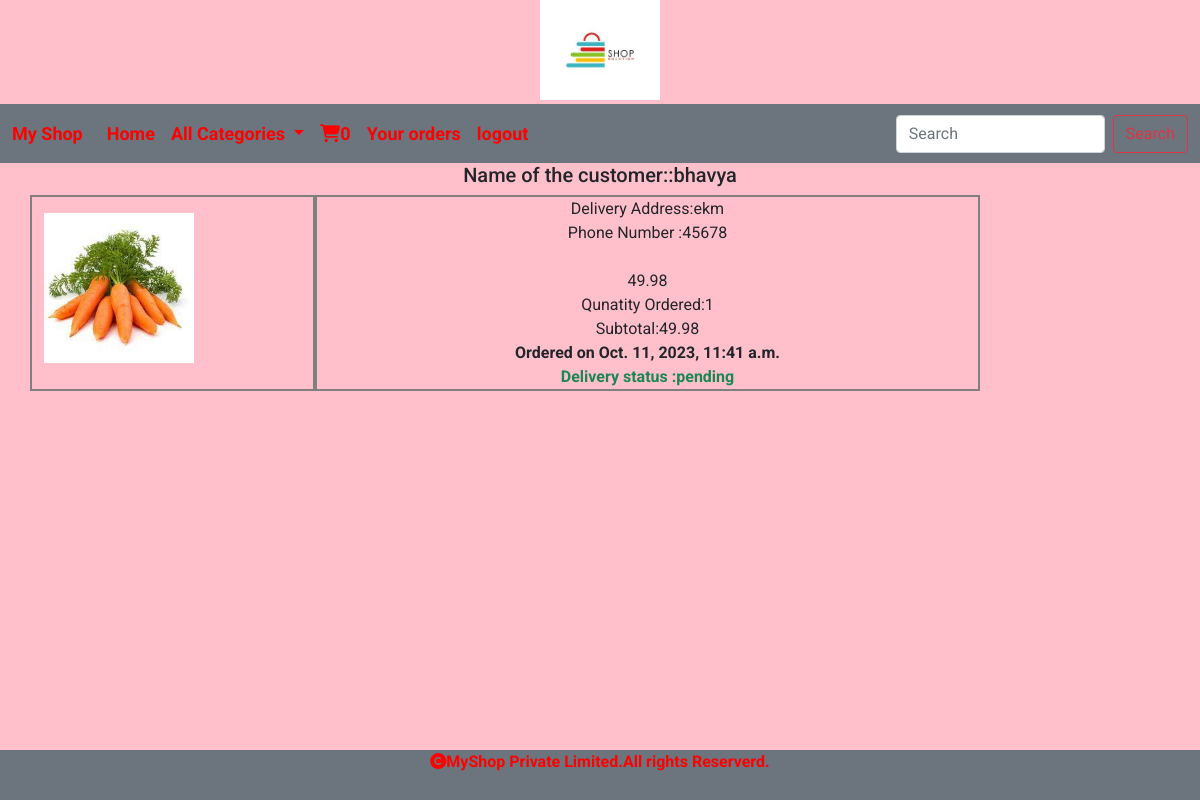
/cart/orderview (signed in), run on the app's committed database.
### cart/models.py (models this page shows, shortened)
class Order(models.Model):
    product = models.ForeignKey(Product,on_delete=models.CASCADE)
    user = models.ForeignKey(User,on_delete=models.CASCADE)
    noofitems=models.IntegerField()
    address=models.TextField(max_length=200)
    phone=models.CharField(max_length=200)
    order_status=models.CharField(max_length=20,default="pending")
    delivery_status=models.CharField(max_length=30,default="pending")
    date_added=models.DateTimeField(auto_now=True)
    def subtotal(self):
        return self.noofitems*self.product.price

### shop/models.py (models this page shows, shortened)
class Product(models.Model):
    pname = models.CharField(max_length=200)
    description = models.TextField()
    image = models.ImageField(upload_to='shop/product', null=True, blank=True)
    price=models.DecimalField(max_digits=10,decimal_places=2)
    category=models.ForeignKey(Category,on_delete=models.CASCADE)
    stock=models.IntegerField()
    available=models.BooleanField(default=True)
    created=models.DateTimeField(auto_now_add=True)
    updated=models.DateTimeField(auto_now=True)

### cart/views.py (the view)
# urls.py: path('orderview',views.orderview,name="orderview"),
def orderview(request):
    user=request.user
    o=Order.objects.filter(user=user)
    return render(request,'orderview.html',{'o':o,'u':user.username})

### cart/context_processors.py (called while the page is built)
def counter(request):
    item_count=0
    if request.user.is_authenticated:
        user=request.user
        try:
            cart=Cart.objects.filter(user=user)
            for i in cart:
                item_count+=i.quantity
        except:
            item_count=0
    return {'count':item_count}

### shop/context_processors.py (called while the page is built)
def menu_links(request):
    links=Category.objects.all()
    return {'links':links}

### templates/orderview.html (shortened to what this page needs)
<!DOCTYPE html>
{% extends 'base.html' %}
{% load static %}
{% block content %}
<div class="container" style="margin-bottom:100px;">
   <div class="row">
       <h5 class="text-center">Name of the customer::{{u}}</h5>
       {% for i in o %}
       <div class="col-sm-3 py-3" style="border:2px solid gray">
           <img src="{{i.product.image.url}}" height="150px" width="150px"></center>
       </div>
       <div class="col-sm-7 text-center" style="border:2px solid gray">
           Delivery Address:{{i.address}}</br>
           Phone Number :{{i.phone}}</br>
           {{i.product.price}}<br>
           Qunatity Ordered:{{i.noofitems}}</br>
           Subtotal:{{i.subtotal}}</br>
           <strong class="text_primary">Ordered on {{i.date_added}}</strong><br>
           <strong class="text-success">Delivery status :{{i.delivery_status}}</strong>
       </div>
       {% endfor %}
   </div>
</div>
{% endblock %}

### static/css/style.css (style rules this page uses)
body { background-color:pink; font-family: 'Roboto', sans-serif; }

### data on the page
Order: product.image (picture), address "ekm", phone "45678", product.price "49.98", noofitems "1", subtotal "49.98", date_added "Oct. 11, 2023, 11:41 a.m.", delivery_status "pending"

### other printed values
{{ count }} "0"
{{ u }} "bhavya"
